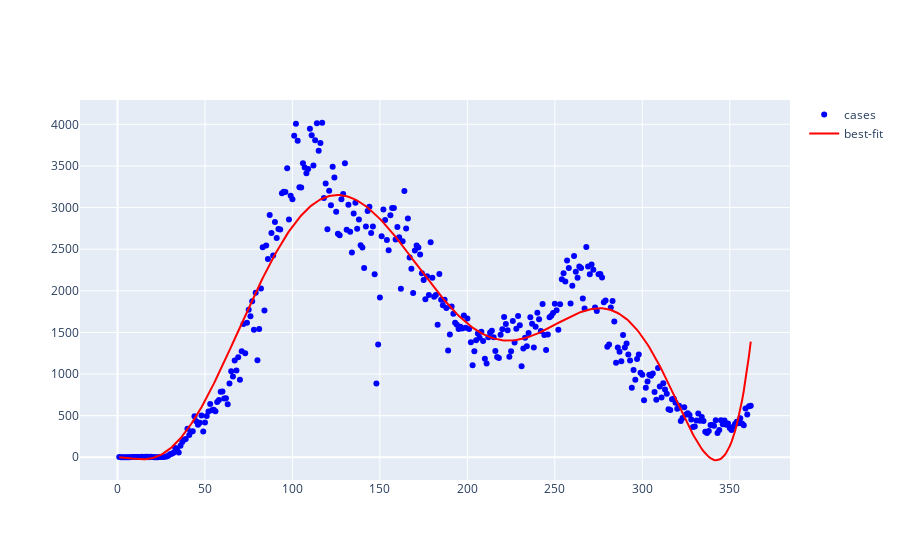

The cell this chart's notebook holds for it:
### Code cell
polynomial_features = PolynomialFeatures(degree=check_rmse(new_cases))
y = new_cases.new_cases
xp = polynomial_features.fit_transform(new_cases.days.values.reshape(new_cases.days.shape[0], 1))
pm = sm.OLS(y.values.reshape(y.shape[0], 1), xp).fit()
new_cases['poly_pred'] = np.ceil(pm.predict(xp))
temp_rmse = np.sqrt(mean_squared_error(new_cases.new_cases, new_cases.poly_pred))
fig = go.Figure()
fig.add_trace(
    go.Scatter(x=new_cases['days'], y=new_cases['new_cases'], mode='markers', name='cases', marker=dict(color='blue')),
)
fig.add_trace(
    go.Scatter(x=new_cases['days'], y=new_cases['poly_pred'], mode='lines', marker=dict(size=10), name='best-fit',
              line=dict(color='red'))
)

### Figure 1 — Plotly figure (JSON) as saved in the notebook; plotly's stock layout.template omitted (floating-point values rounded to 4 significant figures; data arrays with more than 128 entries replaced by an {"elided": "..."} marker saying what was removed)
{"data": [{"marker": {"color": "blue"}, "mode": "markers", "name": "cases", "type": "scatter", "x": {"elided": "362 int values"}, "y": {"elided": "362 int values"}}, {"line": {"color": "red"}, "marker": {"size": 10}, "mode": "lines", "name": "best-fit", "type": "scatter", "x": {"elided": "362 int values"}, "y": {"elided": "362 int values"}}], "layout": {}}
